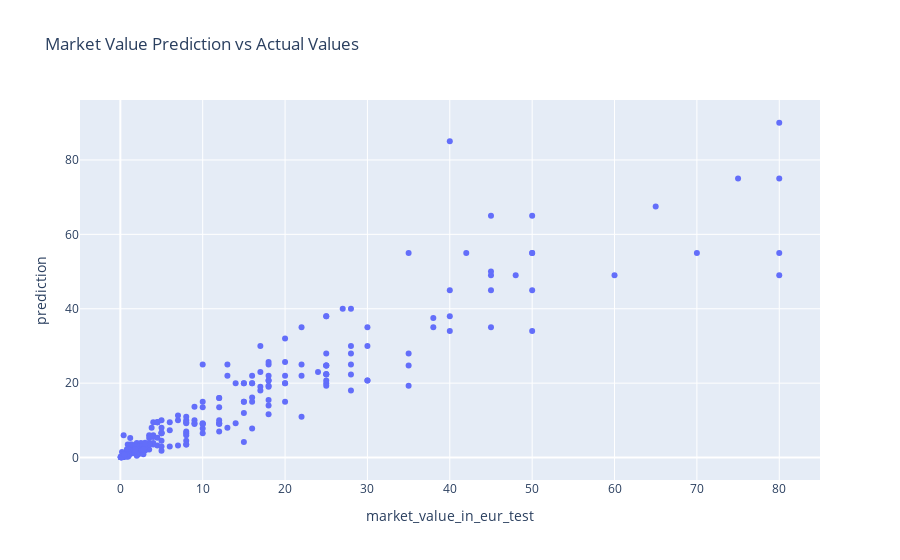

Here is the notebook cell this chart was saved with:
### Code cell
px.scatter(pdf_output, x="market_value_in_eur_test", y="prediction", title="Market Value Prediction vs Actual Values", hover_data=["name"])

### Figure 1 — Plotly figure (JSON) as saved in the notebook; plotly's stock layout.template omitted (floating-point values rounded to 4 significant figures; data arrays with more than 128 entries replaced by an {"elided": "..."} marker saying what was removed)
{"data": [{"customdata": {"elided": "371x1 str values"}, "hovertemplate": "market_value_in_eur_test=%{x}<br>prediction=%{y}<br>name=%{customdata[0]}<extra></extra>", "legendgroup": "", "marker": {"color": "#636efa", "symbol": "circle"}, "mode": "markers", "name": "", "orientation": "v", "showlegend": false, "type": "scatter", "x": {"elided": "371 float values"}, "xaxis": "x", "y": {"elided": "371 float values"}, "yaxis": "y"}], "layout": {"legend": {"tracegroupgap": 0}, "title": {"text": "Market Value Prediction vs Actual Values"}, "xaxis": {"anchor": "y", "domain": [0, 1], "title": {"text": "market_value_in_eur_test"}}, "yaxis": {"anchor": "x", "domain": [0, 1], "title": {"text": "prediction"}}}}
